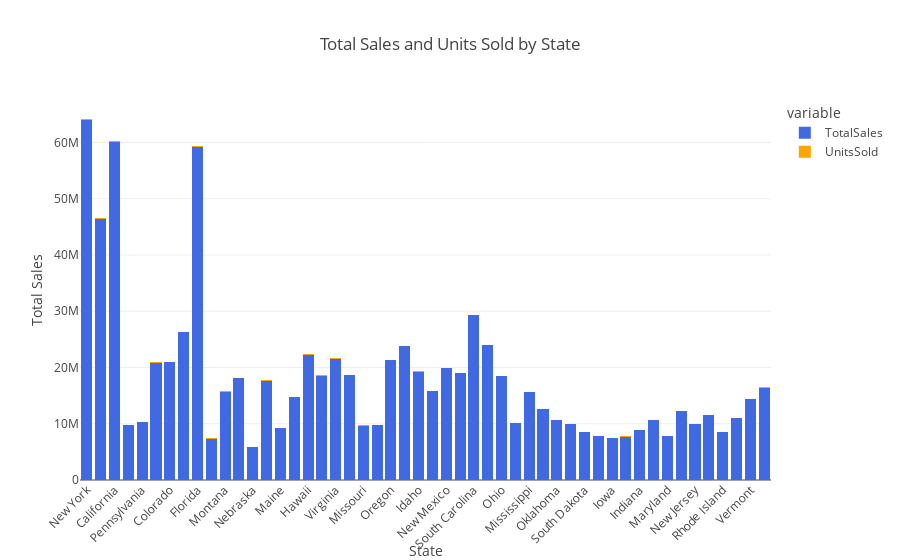

Notebook cell for this chart:
### Code cell
import plotly.express as px

# Create a stacked bar chart
fig = px.bar(
    data_frame=df,
    x='State',  # Category for the bars
    y=['TotalSales', 'UnitsSold'],  # Stacked value columns
    barmode='stack',
    title='Total Sales and Units Sold by State',  # Optional title
    color_discrete_sequence=['royalblue', 'orange']  # Colors for the bars
)
# for state in df['State'].unique():
#     state_df = df[df['State'] == state]
#     fig.add_trace(
#         px.histogram(state_df, x='UnitsSold', opacity=0.5)  # Hide histogram bars
#     )
    
# Customize the plot (optional)
fig.update_layout(
    xaxis_title='State',
    yaxis_title='Total Sales',
    xaxis_tickangle=-45  # Rotate x-axis labels for better readability
)

fig.show()

### Figure 1 — Plotly figure (JSON) as saved in the notebook; plotly's stock layout.template omitted (floating-point values rounded to 4 significant figures; data arrays with more than 128 entries replaced by an {"elided": "..."} marker saying what was removed)
{"data": [{"alignmentgroup": "True", "hovertemplate": "variable=TotalSales<br>State=%{x}<br>value=%{y}<extra></extra>", "legendgroup": "TotalSales", "marker": {"color": "royalblue", "pattern": {"shape": ""}}, "name": "TotalSales", "offsetgroup": "TotalSales", "orientation": "v", "showlegend": true, "textposition": "auto", "type": "bar", "x": {"elided": "9648 str values"}, "xaxis": "x", "y": {"elided": "9648 float values"}, "yaxis": "y"}, {"alignmentgroup": "True", "hovertemplate": "variable=UnitsSold<br>State=%{x}<br>value=%{y}<extra></extra>", "legendgroup": "UnitsSold", "marker": {"color": "orange", "pattern": {"shape": ""}}, "name": "UnitsSold", "offsetgroup": "UnitsSold", "orientation": "v", "showlegend": true, "textposition": "auto", "type": "bar", "x": {"elided": "9648 str values"}, "xaxis": "x", "y": {"elided": "9648 int values"}, "yaxis": "y"}], "layout": {"barmode": "stack", "legend": {"title": {"text": "variable"}, "tracegroupgap": 0}, "title": {"text": "Total Sales and Units Sold by State"}, "xaxis": {"anchor": "y", "domain": [0, 1], "tickangle": -45, "title": {"text": "State"}}, "yaxis": {"anchor": "x", "domain": [0, 1], "title": {"text": "Total Sales"}}}}
